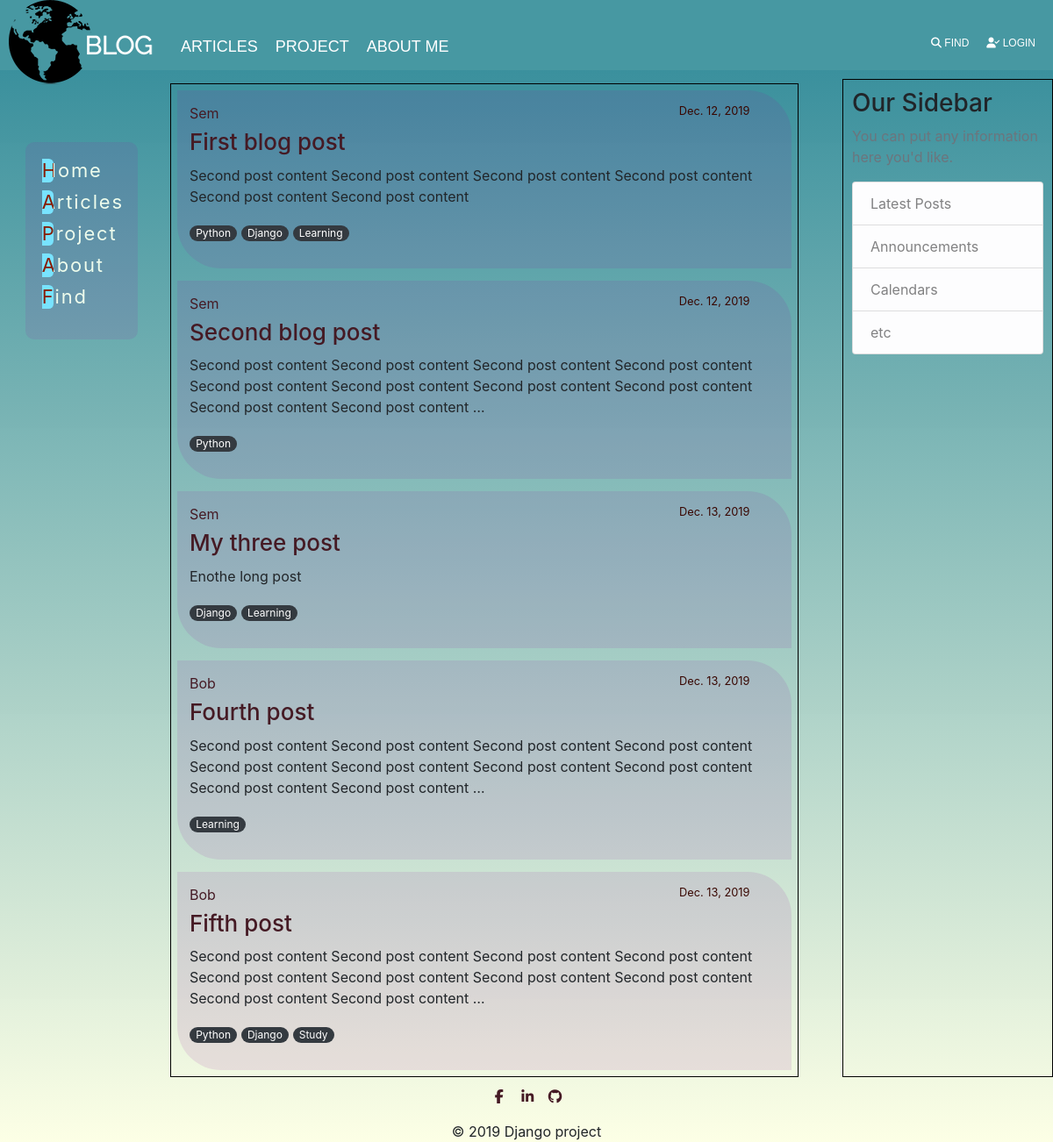
Screenshot of /blog/ with the database file from the repository.
### my_blog/models.py (models this page shows, shortened)
class Post(models.Model):
    title = models.CharField(max_length=150, db_index=True)
    slug = models.SlugField(max_length=150, blank=True, unique=True)
    body = models.TextField(blank=True, db_index=True)
    date_posted = models.DateField(default=timezone.now)
    author = models.ForeignKey(User, on_delete=models.CASCADE)
    tags = models.ManyToManyField('Tag', blank=True, related_name='posts')
    def get_absolute_url(self):
        return reverse('post_detail', kwargs={'slug': self.slug})

class Tag(models.Model):
    tag = models.CharField(max_length=50, unique=True)
    slug = models.SlugField(max_length=50, unique=True)
    def __str__(self):
        return self.tag

### my_blog/views.py (the view)
# urls.py: path('', blog_posts_list, name='blog_home'),
def blog_posts_list(request):
    if request.method == 'GET':
        posts = Post.objects.all()
        return render(request, 'my_blog/blog_post_list.html', context={'posts': posts})

### my_blog/templates/my_blog/blog_post_list.html (shortened to what this page needs)
{% extends 'my_blog/blog_base.html' %}
{% block content %}
    {% for post in posts %}
        {%  include 'my_blog/includes/post_cards_template.html' %}
    {% endfor %}
{% endblock %}

### my_blog/templates/my_blog/includes/post_cards_template.html
<div class="media-body">
    <div class="media-article">
        <div class="article-metadata">
            <a class="mr-2" href="#">{{ post.author }}</a>
            <small class="text-muted">{{ post.date_posted }}</small>
        </div>
        <h2><a class="article-title" href="{{ post.get_absolute_url }}">{{ post.title }}</a></h2>
        <p class="article-content">{{ post.body|truncatewords:30 }}</p>
        <p>
            {% for tag in post.tags.all %}
            <a href="{% url 'tags_list' %}" class="badge badge-pill badge-dark">{{ tag }}</a>
        {% endfor %}
        </p>
    </div>
</div>

### static/styles.css (style rules this page uses)
body { display: grid; grid-template-areas: "header header header" "aside article ads" "footer footer footer"; grid-template-rows: 10% 1fr 7%; grid-template-columns: 12% 1fr 20%; grid-row-gap: 10px; grid-column-gap: 10px; height: 100vh; margin: 0; }
body:before { content: ''; position: fixed; top: 0; bottom: 0; width: 100%; z-index: -1; background: linear-gradient(0deg, rgba(252, 255, 223, 0.8057598039215687) 0%, rgba(0, 111, 130, 0.819765406162465) 100%); }
main a { color: #451a24; text-decoration: none; }
.media-body { justify-content: space-between; padding: 1%; width: 100%; }
.media-article { background: rgba(158, 20, 167, 0.11); padding: 2%; border-radius: 0 50px 0 50px; }
small.text-muted { color: #380600 !important; float: right; }
.article-title { font-size: 26px; }
.article-metadata { width: 95%; }
a.badge-dark { font-weight: normal; }

### rows the page displays
Post: author "Sem", date_posted "Dec. 12, 2019", title "First blog post", body "Second post content Second post content Second post content Second post content Second post content Second post content"
Tag: tag "Python"
Tag: tag "Django"
Tag: tag "Learning"
Post: author "Sem", date_posted "Dec. 12, 2019", title "Second blog post", body "Second post content Second post content Second post content Second post content Second post content Second post content Second post content Second post content Second post content Second post content …"
Post: author "Sem", date_posted "Dec. 13, 2019", title "My three post", body "Enothe long post"
Post: author "Bob", date_posted "Dec. 13, 2019", title "Fourth post", body "Second post content Second post content Second post content Second post content Second post content Second post content Second post content Second post content Second post content Second post content …"
Post: author "Bob", date_posted "Dec. 13, 2019", title "Fifth post", body "Second post content Second post content Second post content Second post content Second post content Second post content Second post content Second post content Second post content Second post content …"
Tag: tag "Study"
